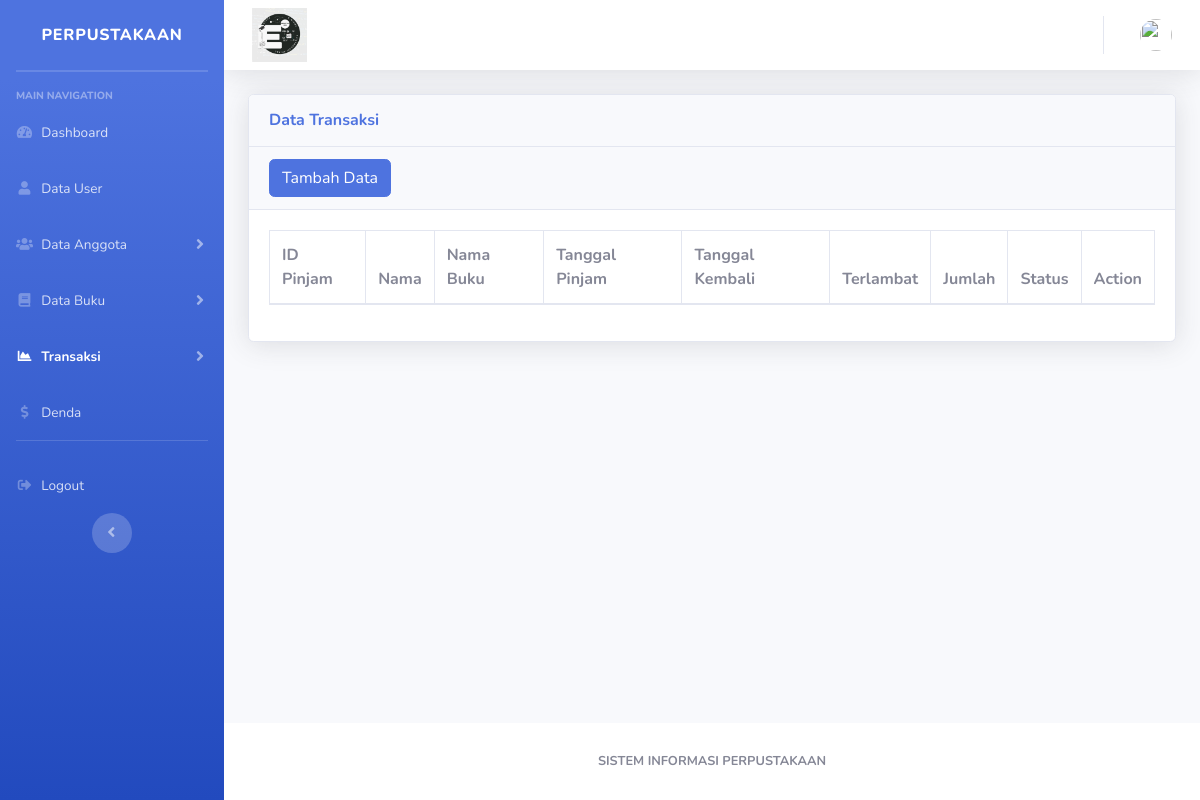
The page /tbl_peminjaman.php on the database as committed earlier.
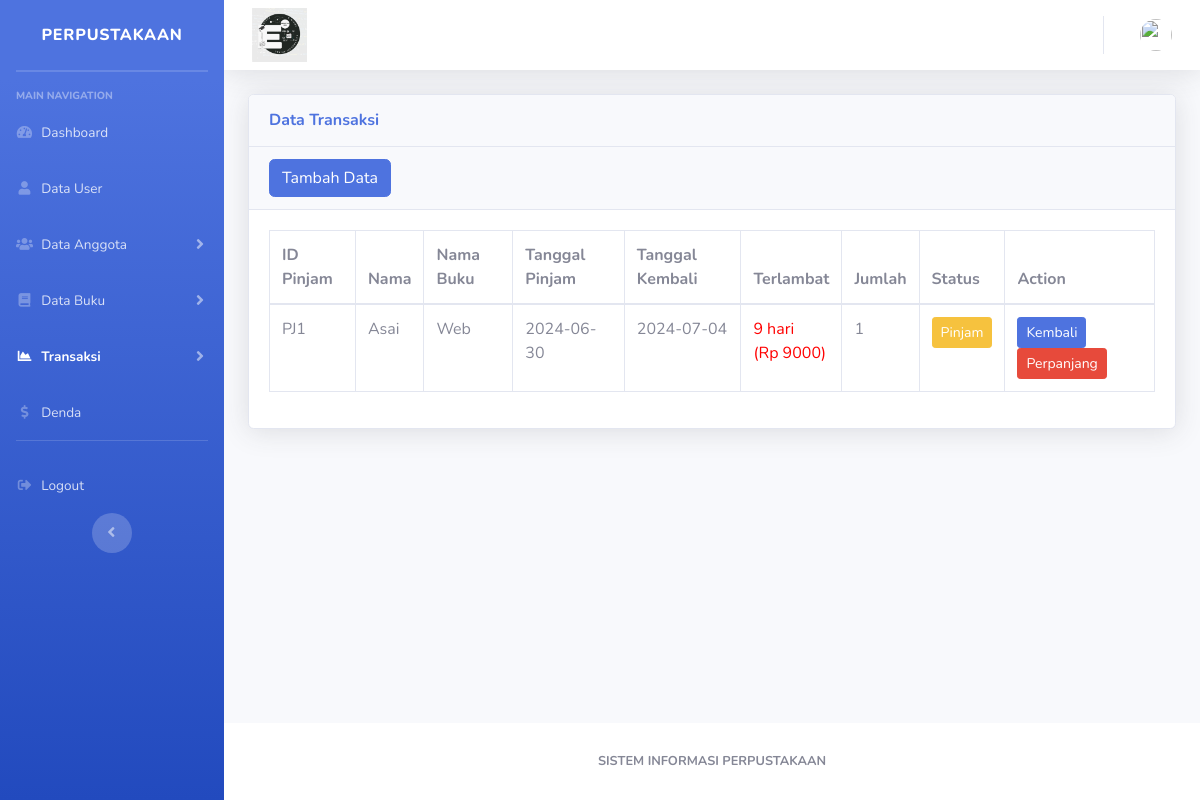
The same page on the database as committed later.
### tables this page shows
CREATE TABLE `pinjam_buku` (
  `id_pinjam` varchar(50) NOT NULL,
  `nama` varchar(100) NOT NULL,
  `tanggal_pinjam` date NOT NULL,
  `tanggal_kembali` date NOT NULL,
  `nama_buku` varchar(100) NOT NULL,
  `jumlah_buku` int NOT NULL,
  `status` varchar(50) NOT NULL
);

### function.php (called while the page is built)
<?php
 function terlambat($tanggal_pinjam, $tanggal_kembali)
{
    $tanggal_pinjam_pecah = explode('-', $tanggal_pinjam);
    $tanggal_pinjam_pecah = $tanggal_pinjam_pecah[2].'-'.$tanggal_pinjam_pecah[1].'-'.$tanggal_pinjam_pecah[0];
    $tanggal_kembali_pecah = explode('-', $tanggal_kembali);
    $tanggal_kembali_pecah = $tanggal_kembali_pecah[2].'-'.$tanggal_kembali_pecah[1].'-'.$tanggal_kembali_pecah[0];
    $selisih = strtotime($tanggal_kembali_pecah)- strtotime($tanggal_pinjam_pecah);
    $selisih = $selisih/86400;
    if ($selisih>=1) {
        $hasil_tgl = floor($selisih);
    } else {
        $hasil_tgl = 0;
    }
    return $hasil_tgl;
}
?>

### tbl_peminjaman.php (the view, shortened to what the changed rows need)
<?php
require_once "include/koneksi.php";
include 'function.php';
?>
<!DOCTYPE html>
<html lang="en">
<head>
    <link href="vendor/fontawesome-free/css/all.min.css" rel="stylesheet" type="text/css">
    <link href="css/sb-admin-2.min.css" rel="stylesheet">
    <link href="vendor/datatables/dataTables.bootstrap4.min.css" rel="stylesheet">
</head>
<body id="page-top">
    <div id="wrapper">
        <div id="content-wrapper" class="d-flex flex-column">
            <div id="content">
                <div class="container-fluid">
                    <div class="card shadow mb-4">
                        <div class="card-body">
                            <div class="table-responsive">
                                <table class="table table-bordered" id="dataTable" width="100%" cellspacing="0">
                                    <thead>
                                        <tr>
                                            <th>ID Pinjam</th>
                                            <th>Nama</th>
                                            <th>Nama Buku</th>
                                            <th>Tanggal Pinjam</th>
                                            <th>Tanggal Kembali</th>
                                            <th>Terlambat</th>
                                            <th>Jumlah</th>
                                            <th>Status</th>
                                            <th>Action</th>
                                        </tr>
                                    </thead>
                                    <tbody>
                                        <?php
                                        $sql = "SELECT * FROM pinjam_buku WHERE status='pinjam'";
                                        $result = mysqli_query($koneksi, $sql);
                                        while ($row = mysqli_fetch_assoc($result)) { ?>
                                            <tr>
                                                <td><?php echo $row['id_pinjam']; ?></td>
                                                <td><?php echo $row['nama']; ?></td>
                                                <td><?php echo $row['nama_buku']; ?></td>
                                                <td><?php echo $row['tanggal_pinjam']; ?></td>
                                                <td><?php echo $row['tanggal_kembali']; ?></td>
                                                <td>
                                                    <?php
                                                    $denda = 1000;
                                                    $tanggal_pinjam = $row['tanggal_kembali'];
                                                    $tanggal_kembali = date('Y-m-d');
                                                    $lambat = terlambat($tanggal_pinjam, $tanggal_kembali);
                                                    $denda1 = $lambat * $denda;
                                                    if ($lambat > 0) {
                                                        echo "<font color='red'>$lambat hari<br>(Rp $denda1)</font>";
                                                    } else {
                                                        echo $lambat . "Hari";
                                                    }
                                                    ?>
                                                </td>
                                                <td><?php echo $row['jumlah_buku']; ?></td>
                                                <td><a class="btn btn-sm btn-warning"><?php echo $row['status']; ?></a></td>
                                                <td>
                                                    <a href="form_kembali.php?id=<?php echo $row['id_pinjam']; ?>" class="btn btn-sm btn-primary">Kembali</a>
                                                    <a href="form_perpanjang.php?id=<?php echo $row['id_pinjam']; ?>" class="btn btn-sm btn-danger">Perpanjang</a>
                                                </td>
                                            </tr>
                                        <?php } ?>
                                    </tbody>
                                </table>
                            </div>
                        </div>
                    </div>
                </div>
            </div>
        </div>
    </div>
</body>
</html>

Rows that differ between the two databases and show on the page:
added pinjam_buku: id_pinjam "PJ1", nama "Asai", nama_buku "Web", tanggal_pinjam "2024-06-30", tanggal_kembali "2024-07-04", tanggal_kembali "9", tanggal_kembali "9000", jumlah_buku "1", status "Pinjam"
